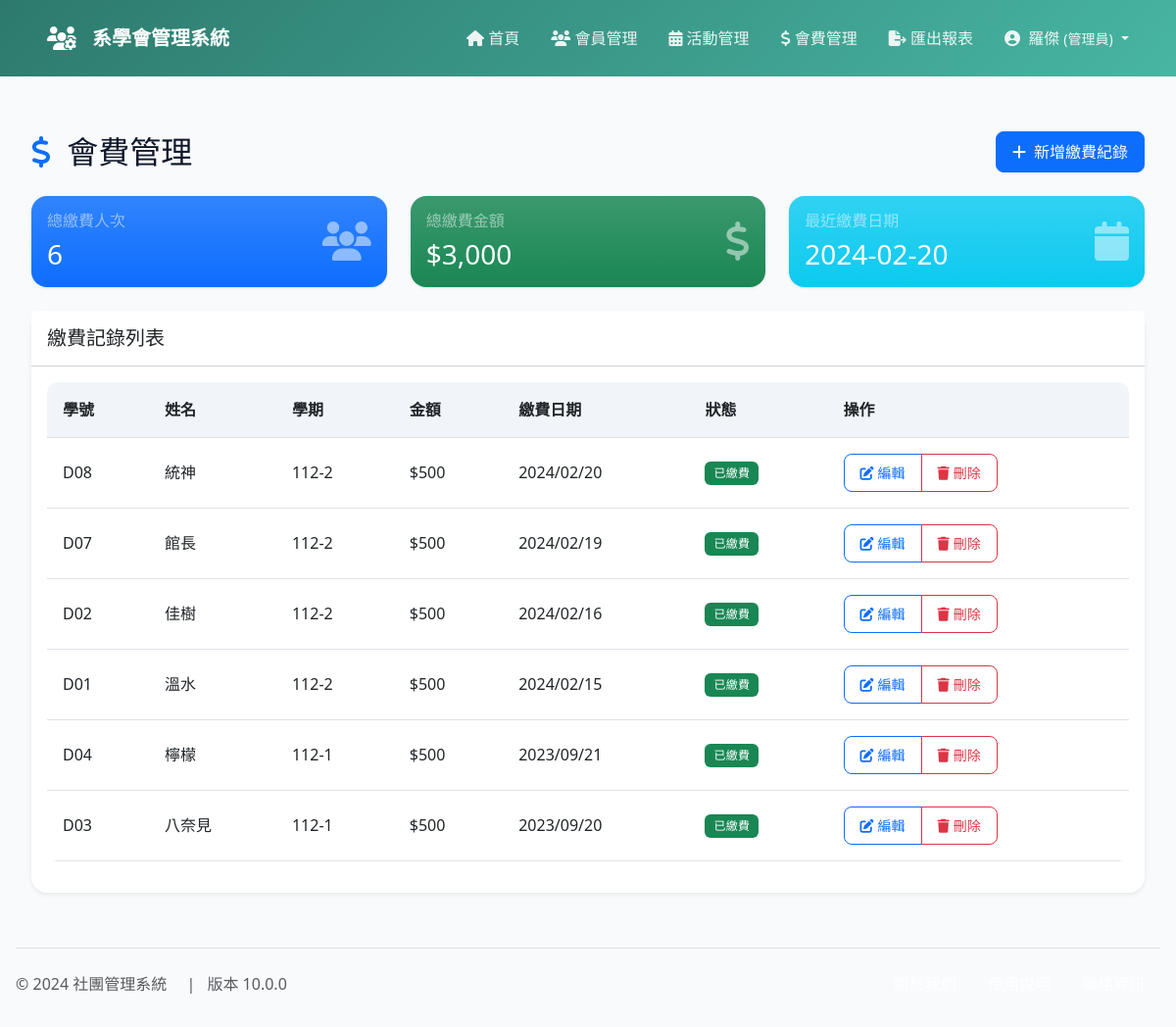
Page /public/payments/fees.php (signed in) on the earlier database version.
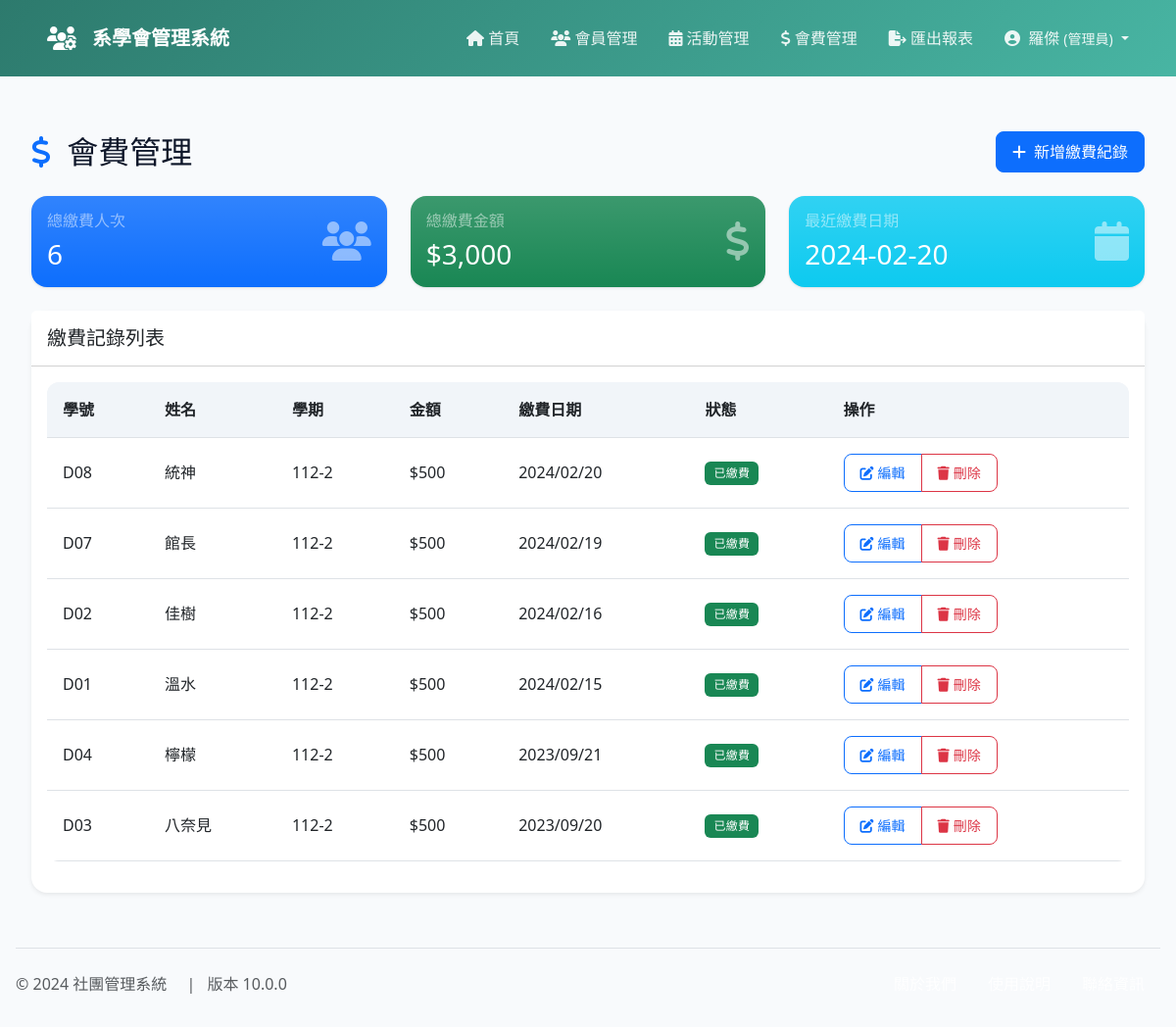
Same page on the later database version.
### tables this page shows
CREATE TABLE fee_payments (
    id INT PRIMARY KEY AUTO_INCREMENT,
    member_id INT NOT NULL,
    semester VARCHAR(10) NOT NULL,
    amount DECIMAL(10,2) NOT NULL,
    payment_date DATE NOT NULL,
    payment_type ENUM('cash', 'transfer') NOT NULL,
    notes TEXT,
    status ENUM('paid', 'pending', 'cancelled') DEFAULT 'pending',
    created_at TIMESTAMP DEFAULT CURRENT_TIMESTAMP,
    updated_at TIMESTAMP DEFAULT CURRENT_TIMESTAMP ON UPDATE CURRENT_TIMESTAMP,
    FOREIGN KEY (member_id) REFERENCES members(id) ON DELETE CASCADE,
    INDEX idx_semester (semester),
    INDEX idx_payment_date (payment_date),
    INDEX idx_status (status)
);

CREATE TABLE members (
    id INT PRIMARY KEY AUTO_INCREMENT,
    student_id VARCHAR(10) UNIQUE NOT NULL,
    name VARCHAR(50) NOT NULL,
    department VARCHAR(50) NOT NULL,
    class VARCHAR(20) NOT NULL,
    email VARCHAR(100),
    phone VARCHAR(20),
    entry_date DATE NOT NULL,
    role ENUM('admin', 'member') DEFAULT 'member',
    password VARCHAR(32) NOT NULL,
    created_at TIMESTAMP DEFAULT CURRENT_TIMESTAMP,
    updated_at TIMESTAMP DEFAULT CURRENT_TIMESTAMP ON UPDATE CURRENT_TIMESTAMP,
    INDEX idx_student_id (student_id),
    INDEX idx_department_class (department, class)
);

### public/payments/fees.php (the view, shortened to what this page needs)
<?php
require_once '../../includes/header.php';
require_once '../../config/database.php';
$stmt = $conn->query("
    SELECT fp.*, m.student_id, m.name
    FROM fee_payments fp
    JOIN members m ON fp.member_id = m.id
    ORDER BY fp.payment_date DESC
");
$payments = $stmt->fetchAll();
$totalPayments = count($payments);
$totalAmount = array_sum(array_column($payments, 'amount'));
$latestPayment = !empty($payments) ? $payments[0]['payment_date'] : '無';
?>
<div class="container mt-4">
    <div class="d-flex justify-content-between align-items-center mb-4">
        <h2 class="mb-0">
            <i class="fas fa-dollar-sign text-primary me-2"></i>
            <span>會費管理</span>
        </h2>
        <?php if ($_SESSION['role'] === 'admin'): ?>
        <button type="button" class="btn btn-primary" data-bs-toggle="modal" data-bs-target="#addPaymentModal">
            <i class="fas fa-plus me-2"></i>新增繳費紀錄
        </button>
        <?php endif; ?>
    </div>
    <div class="row mb-4">
        <div class="col-md-4">
            <div class="card bg-primary bg-gradient text-white h-100">
                <div class="card-body">
                    <div class="d-flex justify-content-between align-items-center">
                        <div>
                            <h6 class="text-white-50">總繳費人次</h6>
                            <h3 class="mb-0"><?php echo number_format($totalPayments); ?></h3>
                        </div>
                        <div class="fs-1 opacity-50">
                            <i class="fas fa-users"></i>
                        </div>
                    </div>
                </div>
            </div>
        </div>
        <div class="col-md-4">
            <div class="card bg-success bg-gradient text-white h-100">
                <div class="card-body">
                    <div class="d-flex justify-content-between align-items-center">
                        <div>
                            <h6 class="text-white-50">總繳費金額</h6>
                            <h3 class="mb-0">$<?php echo number_format($totalAmount); ?></h3>
                        </div>
                        <div class="fs-1 opacity-50">
                            <i class="fas fa-dollar-sign"></i>
                        </div>
                    </div>
                </div>
            </div>
        </div>
        <div class="col-md-4">
            <div class="card bg-info bg-gradient text-white h-100">
                <div class="card-body">
                    <div class="d-flex justify-content-between align-items-center">
                        <div>
                            <h6 class="text-white-50">最近繳費日期</h6>
                            <h3 class="mb-0"><?php echo $latestPayment; ?></h3>
                        </div>
                        <div class="fs-1 opacity-50">
                            <i class="fas fa-calendar"></i>
                        </div>
                    </div>
                </div>
            </div>
        </div>
    </div>
    <div class="card shadow-sm">
        <div class="card-header bg-white py-3">
            <h5 class="mb-0">繳費記錄列表</h5>
        </div>
        <div class="card-body">
            <div class="table-responsive">
                <table class="table table-hover align-middle">
                    <thead class="bg-light">
                        <tr>
                            <th class="py-3">學號</th>
                            <th class="py-3">姓名</th>
                            <th class="py-3">學期</th>
                            <th class="py-3">金額</th>
                            <th class="py-3">繳費日期</th>
                            <th class="py-3">狀態</th>
                            <?php if ($_SESSION['role'] === 'admin'): ?>
                            <th class="py-3">操作</th>
                            <?php endif; ?>
                        </tr>
                    </thead>
                    <tbody>
                        <?php if (empty($payments)): ?>
                        <tr>
                            <td colspan="<?php echo ($_SESSION['role'] === 'admin') ? '7' : '6'; ?>" class="text-center py-4 text-muted">
                                <i class="fas fa-inbox fa-3x mb-3 d-block"></i>
                                目前沒有繳費記錄
                            </td>
                        </tr>
                        <?php else: ?>
                            <?php foreach ($payments as $payment): ?>
                            <tr>
                                <td><?php echo htmlspecialchars($payment['student_id']); ?></td>
                                <td><?php echo htmlspecialchars($payment['name']); ?></td>
                                <td><?php echo htmlspecialchars($payment['semester']); ?></td>
                                <td>$<?php echo number_format($payment['amount']); ?></td>
                                <td><?php echo date('Y/m/d', strtotime($payment['payment_date'])); ?></td>
                                <td>
                                    <span class="badge bg-<?php echo $payment['status'] == 'paid' ? 'success' : 'warning'; ?>">
                                        <?php echo $payment['status'] == 'paid' ? '已繳費' : '未繳費'; ?>
                                    </span>
                                </td>
                                <?php if ($_SESSION['role'] === 'admin'): ?>
                                <td>
                                    <div class="btn-group">
                                        <button class="btn btn-sm btn-outline-primary" onclick="editPayment(<?php echo $payment['id']; ?>)">
                                            <i class="fas fa-edit me-1"></i>編輯
                                        </button>
                                        <button class="btn btn-sm btn-outline-danger" onclick="deletePayment(<?php echo $payment['id']; ?>)">
                                            <i class="fas fa-trash me-1"></i>刪除
                                        </button>
                                    </div>
                                </td>
                                <?php endif; ?>
                            </tr>
                            <?php endforeach; ?>
                        <?php endif; ?>
                    </tbody>
                </table>
            </div>
        </div>
    </div>
</div>
<?php require_once '../../includes/footer.php'; ?>

### includes/header.php (shortened to what this page needs)
<!DOCTYPE html>
<html lang="zh-TW">
<head>
    <link href="https://cdn.jsdelivr.net/npm/bootstrap@5.3.0/dist/css/bootstrap.min.css" rel="stylesheet">
    <link href="https://cdnjs.cloudflare.com/ajax/libs/font-awesome/6.4.0/css/all.min.css" rel="stylesheet">
</head>
<body>
    <nav class="navbar navbar-expand-lg sticky-top">
        <div class="container">
            <a class="navbar-brand" href="/week10/public/dashboard.php">
                <i class="fas fa-users-gear"></i>
                <span class="ms-2">系學會管理系統</span>
            </a>
            <div class="collapse navbar-collapse" id="navbarNav">
                <ul class="navbar-nav ms-auto">
                    <li class="nav-item">
                        <a class="nav-link" href="/week10/public/dashboard.php">
                            <i class="fas fa-home"></i> 首頁
                        </a>
                    </li>
                    <li class="nav-item">
                        <a class="nav-link" href="/week10/public/members/members.php">
                            <i class="fas fa-users"></i> 會員管理
                        </a>
                    </li>
                    <li class="nav-item">
                        <a class="nav-link" href="/week10/public/activities/activities.php">
                            <i class="fas fa-calendar-alt"></i> 活動管理
                        </a>
                    </li>
                    <li class="nav-item">
                        <a class="nav-link" href="/week10/public/payments/fees.php">
                            <i class="fas fa-dollar-sign"></i> 會費管理
                        </a>
                    </li>
                    <?php if ($_SESSION['role'] === 'admin'): ?>
                    <li class="nav-item">
                        <a class="nav-link" href="/week10/public/exports/export_report.php">
                            <i class="fas fa-file-export"></i> 匯出報表
                        </a>
                    </li>
                    <?php endif; ?>
                    <li class="nav-item dropdown">
                        <a class="nav-link dropdown-toggle" href="#" role="button" data-bs-toggle="dropdown">
                            <i class="fas fa-user-circle me-1"></i>
                            <?php
                            $displayName = isset($_SESSION['name']) ? $_SESSION['name'] :
                                         (isset($_SESSION['user_name']) ? $_SESSION['user_name'] : '未知使用者');
                            $displayName = htmlspecialchars($displayName);
                            $role = $_SESSION['role'] === 'admin' ? '管理員' : '會員';
                            echo $displayName . ' <small class="text-light-50">(' . $role . ')</small>';
                            ?>
                        </a>
                    </li>
                </ul>
            </div>
        </div>
    </nav>
    <main>
        <div class="container">

### includes/footer.php (shortened to what this page needs)
    </div>
    </main>
    <footer class="py-4 mt-auto">
        <div class="container">
            <div class="d-flex flex-wrap justify-content-between align-items-center border-top pt-3">
                <p class="mb-0 text-muted">
                    <span class="me-2">&copy; <?php echo date('Y'); ?> 社團管理系統</span>
                    <span class="mx-2">|</span>
                    <span>版本 10.0.0</span>
                </p>
                <ul class="nav">
                    <li class="nav-item">
                        <a href="#" class="nav-link px-2 text-muted">關於我們</a>
                    </li>
                    <li class="nav-item">
                        <a href="#" class="nav-link px-2 text-muted">使用說明</a>
                    </li>
                    <li class="nav-item">
                        <a href="#" class="nav-link px-2 text-muted">聯絡資訊</a>
                    </li>
                </ul>
            </div>
        </div>
    </footer>
</body>
</html>

### includes/header.php (style rules this page uses)
:root { --primary-color: #2D7A6D; --secondary-color: #48B5A3; --bg-color: #f8fafc; --text-color: #0f172a; }
body { background-color: var(--bg-color); color: var(--text-color); font-family: system-ui, -apple-system, 'Segoe UI', sans-serif; min-height: 100vh; display: flex; flex-direction: column; }
.navbar { background: linear-gradient(135deg, var(--primary-color), var(--secondary-color)); padding: 1rem; }
.navbar-brand { display: flex; align-items: center; color: white !important; font-size: 1.25rem; font-weight: 600; padding: 0.5rem 1rem; border-radius: 0.5rem; transition: all 0.2s ease; }
.navbar-brand i { font-size: 1.5rem; margin-right: 0.5rem; }
.nav-link { color: rgba(255, 255, 255, 0.9) !important; font-weight: 500; padding: 0.5rem 1rem !important; border-radius: 0.5rem; transition: all 0.15s ease; }
main { flex: 1; padding: 2rem 0; }
.container { max-width: 1200px; margin: 0 auto; padding: 0 1rem; }
.btn { padding: 0.5rem 1rem; border-radius: 0.5rem; font-weight: 500; transition: all 0.2s ease; }
.card { border: none; border-radius: 1rem; box-shadow: 0 1px 3px 0 rgba(0, 0, 0, 0.1); transition: all 0.2s ease; }
.table { border-radius: 0.75rem; overflow: hidden; }
.table thead th { background-color: #f1f5f9; font-weight: 600; padding: 1rem; white-space: nowrap; }
.table td { padding: 1rem; vertical-align: middle; }
.badge { padding: 0.5em 0.75em; font-weight: 500; letter-spacing: 0.025em; border-radius: 0.375rem; }

Differences in the rows shown:
changed fee_payments "檸檬": semester "112-1" → "112-2"
changed fee_payments "八奈見": semester "112-1" → "112-2"
